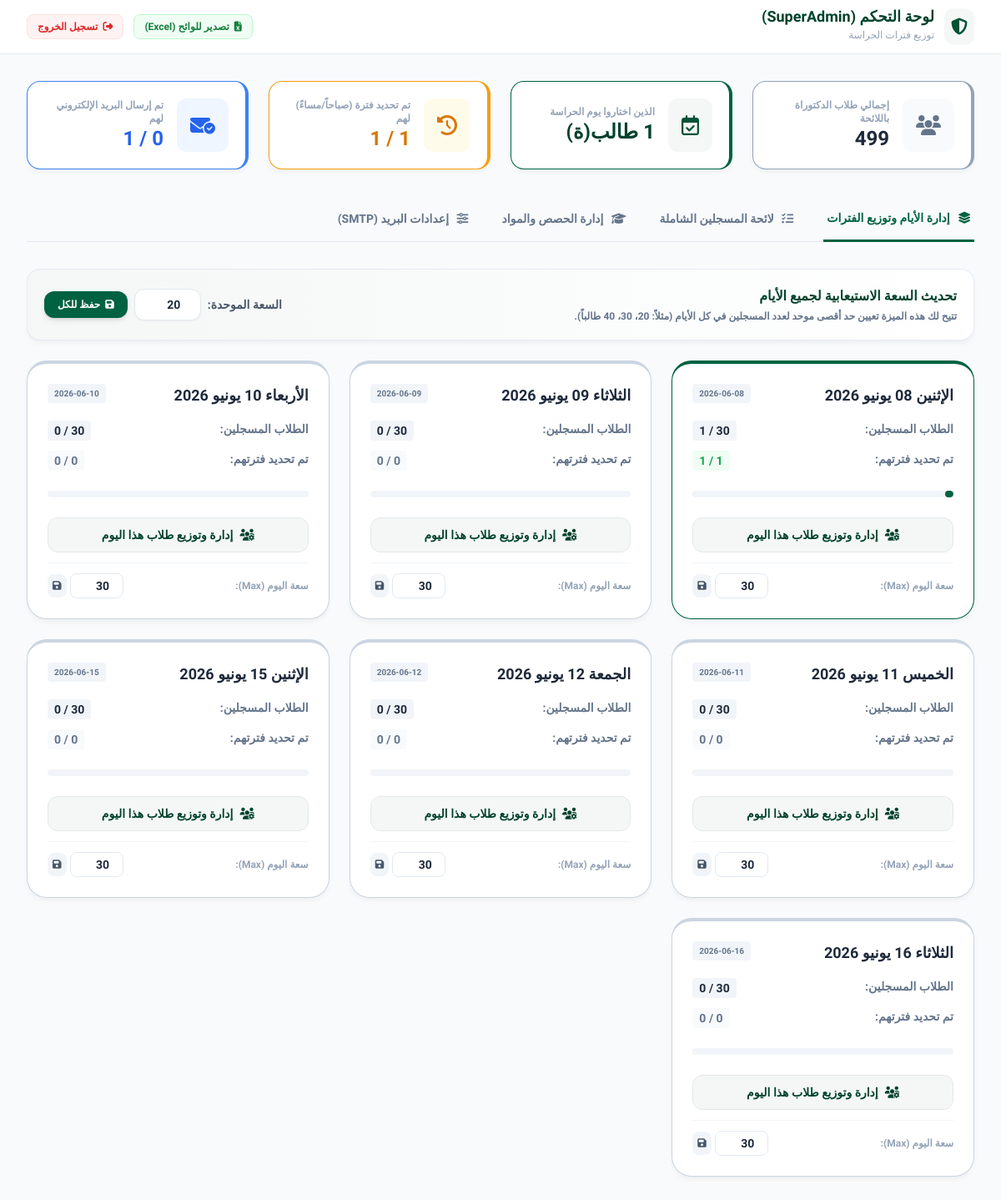
Page /admin (signed in) on the committed database.
### tables this page shows
CREATE TABLE days (
        id INTEGER PRIMARY KEY AUTOINCREMENT,
        day_label TEXT NOT NULL UNIQUE,
        day_date TEXT NOT NULL,
        max_capacity INTEGER DEFAULT 20,
        is_active INTEGER DEFAULT 1
    );

### app.py (the view)
@app.route('/admin')
def admin_dashboard():
    if not session.get('admin_logged_in'):
        return redirect(url_for('admin_login'))
    conn = get_db()
    cursor = conn.cursor()
    cursor.execute('''
        SELECT s.*, se.track, se.module_name, se.time_slot, se.semester, se.group_label
        FROM students s
        LEFT JOIN sessions se ON s.assigned_session_id = se.id
        WHERE s.chosen_day IS NOT NULL
        ORDER BY s.chosen_day, se.time_slot, s.nom_complet
    ''')
    registered = [dict(row) for row in cursor.fetchall()]
    cursor.execute("SELECT COUNT(*) as cnt FROM students")
    total_students = cursor.fetchone()['cnt']
    cursor.execute('''
        SELECT d.*,
               (SELECT COUNT(*) FROM students s WHERE s.chosen_day = d.day_label) as registered_count,
               (SELECT COUNT(*) FROM students s WHERE s.chosen_day = d.day_label AND s.assigned_period IS NOT NULL) as assigned_count
        FROM days d
        ORDER BY d.day_date
    ''')
    days = [dict(row) for row in cursor.fetchall()]
    cursor.execute("SELECT * FROM sessions ORDER BY day_label, track, time_slot")
    all_sessions = [dict(row) for row in cursor.fetchall()]
    conn.close()
    settings = get_settings()
    total_registered = len(registered)
    total_assigned = sum(1 for s in registered if s['assigned_period'] or s['assigned_session_id'])
    total_emailed = sum(1 for s in registered if s['email_sent'] == 1)
    return render_template(
        'admin.html',
        registered=registered,
        days=days,
        sessions=all_sessions,
        settings=settings,
        total_students=total_students,
        total_registered=total_registered,
        total_assigned=total_assigned,
        total_emailed=total_emailed
    )

### app.py (called while the page is built)
def get_db():
    conn = sqlite3.connect(DB_PATH)
    conn.row_factory = sqlite3.Row
    return conn

def get_settings():
    conn = get_db()
    cursor = conn.cursor()
    cursor.execute("SELECT key, value FROM settings")
    settings = {row['key']: row['value'] for row in cursor.fetchall()}
    conn.close()
    return settings

### templates/admin.html (shortened to what this page needs)
<!DOCTYPE html>
<html lang="ar" dir="rtl">
<head>
    <link rel="stylesheet" href="https://cdnjs.cloudflare.com/ajax/libs/font-awesome/6.4.0/css/all.min.css">
    <script src="https://cdn.tailwindcss.com"></script>
</head>
<body class="text-slate-800 pb-12">
    <header class="bg-white border-b border-slate-200 sticky top-0 z-30">
        <div class="max-w-7xl mx-auto px-4 sm:px-6 lg:px-8">
            <div class="flex justify-between h-16 items-center">
                <div class="flex items-center gap-3">
                    <span class="p-2 bg-brand-50 rounded-xl text-brand-600">
                        <i class="fa-solid fa-shield-halved text-xl"></i>
                    </span>
                    <div>
                        <h1 class="text-lg font-extrabold text-brand-700 font-tajawal leading-none">لوحة التحكم (SuperAdmin)</h1>
                        <span class="text-xs text-slate-400">توزيع فترات الحراسة</span>
                    </div>
                </div>
                <div class="flex items-center gap-3">
                    <a href="{{ url_for('export_csv') }}" class="px-3 py-1.5 bg-green-50 text-green-700 text-xs font-bold rounded-lg border border-green-200 hover:bg-green-100 transition-colors flex items-center gap-1.5">
                        <i class="fa-solid fa-file-excel"></i> تصدير للوائح (Excel)
                    </a>
                    <a href="{{ url_for('admin_logout') }}" class="px-3 py-1.5 bg-red-50 text-red-600 text-xs font-bold rounded-lg border border-red-100 hover:bg-red-100 transition-colors flex items-center gap-1.5">
                        <i class="fa-solid fa-right-from-bracket"></i> تسجيل الخروج
                    </a>
                </div>
            </div>
        </div>
    </header>
    <main class="max-w-7xl mx-auto px-4 sm:px-6 lg:px-8 py-8">
        <div class="grid grid-cols-1 sm:grid-cols-2 lg:grid-cols-4 gap-6 mb-8">
            <div class="glass-card rounded-2xl p-5 flex items-center gap-4 border-r-4 border-slate-400">
                <div class="p-4 bg-slate-50 rounded-xl text-slate-500"><i class="fa-solid fa-users text-2xl"></i></div>
                <div>
                    <span class="block text-xs font-bold text-slate-400">إجمالي طلاب الدكتوراة باللائحة</span>
                    <span class="text-2xl font-extrabold text-slate-800">{{ total_students }}</span>
                </div>
            </div>
            <div class="glass-card rounded-2xl p-5 flex items-center gap-4 border-r-4 border-brand-500">
                <div class="p-4 bg-brand-50 rounded-xl text-brand-600"><i class="fa-regular fa-calendar-check text-2xl"></i></div>
                <div>
                    <span class="block text-xs font-bold text-slate-400">الذين اختاروا يوم الحراسة</span>
                    <span class="text-2xl font-extrabold text-brand-700">{{ total_registered }} طالب(ة)</span>
                </div>
            </div>
            <div class="glass-card rounded-2xl p-5 flex items-center gap-4 border-r-4 border-amber-500">
                <div class="p-4 bg-amber-50 rounded-xl text-amber-600"><i class="fa-solid fa-clock-rotate-left text-2xl"></i></div>
                <div>
                    <span class="block text-xs font-bold text-slate-400">تم تحديد فترة (صباحاً/مساءً) لهم</span>
                    <span class="text-2xl font-extrabold text-amber-600">{{ total_assigned }} / {{ total_registered }}</span>
                </div>
            </div>
            <div class="glass-card rounded-2xl p-5 flex items-center gap-4 border-r-4 border-blue-500">
                <div class="p-4 bg-blue-50 rounded-xl text-blue-600"><i class="fa-solid fa-envelope-circle-check text-2xl"></i></div>
                <div>
                    <span class="block text-xs font-bold text-slate-400">تم إرسال البريد الإلكتروني لهم</span>
                    <span class="text-2xl font-extrabold text-blue-600">{{ total_emailed }} / {{ total_assigned }}</span>
                </div>
            </div>
        </div>
        <div class="border-b border-slate-200 mb-8">
            <nav class="flex gap-8 -mb-px text-sm font-bold">
                <button onclick="switchTab('days-tab')" id="days-tab-btn" class="tab-btn py-4 px-1 border-b-2 border-transparent text-slate-500 hover:text-brand-600 transition-all active">
                    <i class="fa-solid fa-layer-group ml-1.5"></i> إدارة الأيام وتوزيع الفترات
                </button>
                <button onclick="switchTab('all-students-tab')" id="all-students-tab-btn" class="tab-btn py-4 px-1 border-b-2 border-transparent text-slate-500 hover:text-brand-600 transition-all">
                    <i class="fa-solid fa-list-check ml-1.5"></i> لائحة المسجلين الشاملة
                </button>
                <button onclick="switchTab('sessions-tab')" id="sessions-tab-btn" class="tab-btn py-4 px-1 border-b-2 border-transparent text-slate-500 hover:text-brand-600 transition-all">
                    <i class="fa-solid fa-graduation-cap ml-1.5"></i> إدارة الحصص والمواد
                </button>
                <button onclick="switchTab('settings-tab')" id="settings-tab-btn" class="tab-btn py-4 px-1 border-b-2 border-transparent text-slate-500 hover:text-brand-600 transition-all">
                    <i class="fa-solid fa-sliders ml-1.5"></i> إعدادات البريد (SMTP)
                </button>
            </nav>
        </div>
        <section id="days-tab-content" class="tab-content">
            <div class="glass-card rounded-2xl p-5 mb-6 flex flex-col sm:flex-row justify-between items-center gap-4 bg-gradient-to-r from-brand-50 to-white">
                <div>
                    <h3 class="font-bold text-brand-700 text-base">تحديث السعة الاستيعابية لجميع الأيام</h3>
                    <p class="text-xs text-slate-500 font-bold mt-1">تتيح لك هذه الميزة تعيين حد أقصى موحد لعدد المسجلين في كل الأيام (مثلاً: 20، 30، 40 طالباً).</p>
                </div>
                <div class="flex items-center gap-2">
                    <label class="text-sm font-bold text-slate-600">السعة الموحدة:</label>
                    <input type="number" id="global-capacity-input" value="20" min="1"
                           class="w-20 px-3 py-2 bg-white border border-slate-200 rounded-xl outline-none text-center font-bold text-sm focus:border-brand-500 shadow-sm">
                    <button onclick="updateAllDaysCapacity(this)" class="px-4 py-2 bg-brand-500 hover:bg-brand-600 text-white text-xs font-bold rounded-xl shadow-md transition-all flex items-center gap-1.5">
                        <i class="fa-solid fa-floppy-disk"></i> حفظ للكل
                    </button>
                </div>
            </div>
            <div class="grid grid-cols-1 md:grid-cols-2 lg:grid-cols-3 gap-6">
                {% for day in days %}
                    <div class="glass-card rounded-3xl p-6 relative overflow-hidden border-t-4 {% if day.registered_count >= day.max_capacity %}border-red-500{% elif day.registered_count > 0 %}border-brand-500{% else %}border-slate-300{% endif %}">
                        <div class="flex justify-between items-start mb-4">
                            <h3 class="text-lg font-extrabold text-slate-800 font-tajawal">{{ day.day_label }}</h3>
                            <span class="inline-flex items-center gap-1 text-[10px] font-bold px-2 py-1 rounded bg-slate-100 text-slate-500" dir="ltr">
                                {{ day.day_date }}
                            </span>
                        </div>
                        <div class="space-y-3 mb-6">
                            <div class="flex justify-between text-sm">
                                <span class="font-bold text-slate-500">الطلاب المسجلين:</span>
                                <span class="font-bold text-slate-800 bg-slate-100 px-2 py-0.5 rounded" dir="ltr">{{ day.registered_count }} / {{ day.max_capacity }}</span>
                            </div>
                            <div class="flex justify-between text-sm">
                                <span class="font-bold text-slate-500">تم تحديد فترتهم:</span>
                                <span class="font-bold {% if day.assigned_count == day.registered_count and day.registered_count > 0 %}text-green-600 bg-green-50{% elif day.assigned_count > 0 %}text-amber-600 bg-amber-50{% else %}text-slate-500 bg-slate-50{% endif %} px-2 py-0.5 rounded" dir="ltr">{{ day.assigned_count }} / {{ day.registered_count }}</span>
                            </div>
                        </div>
                        <div class="w-full bg-slate-100 rounded-full h-2 mb-6 overflow-hidden">
                            <div class="h-2 rounded-full {% if day.registered_count >= day.max_capacity %}bg-red-500{% else %}bg-brand-500{% endif %}" style="width: {{ (day.registered_count / day.max_capacity) * 100 }}%"></div>
                        </div>
                        <div class="flex flex-col gap-3">
                            <a href="{{ url_for('admin_day_detail', day_label=day.day_label) }}" class="w-full py-2.5 bg-brand-50 hover:bg-brand-500 text-brand-700 hover:text-white border border-brand-200 text-sm font-bold rounded-xl transition-colors text-center flex justify-center items-center gap-2">
                                <i class="fa-solid fa-users-gear"></i> إدارة وتوزيع طلاب هذا اليوم
                            </a>
                            <div class="pt-3 border-t border-slate-100 flex items-center justify-between gap-2">
                                <label class="text-xs font-bold text-slate-400">سعة اليوم (Max):</label>
                                <div class="flex items-center gap-1">
                                    <input type="number" id="capacity-input-{{ day.id }}" value="{{ day.max_capacity }}" min="1"
                                           class="w-16 px-2 py-1 border border-slate-200 rounded-lg text-center font-bold text-sm outline-none focus:border-brand-500">
                                    <button onclick="updateDayCapacity({{ day.id }}, this)"
                                            class="p-1.5 bg-slate-100 hover:bg-slate-200 text-slate-600 rounded-lg transition-all text-xs font-bold" title="حفظ السعة">
                                        <i class="fa-solid fa-floppy-disk"></i>
                                    </button>
                                </div>
                            </div>
                        </div>
                    </div>
                {% endfor %}
            </div>
        </section>
    </main>
</body>
</html>

### templates/admin.html (style rules this page uses)
body { font-family: 'Cairo', 'Tajawal', sans-serif; background-color: #f8fafc; }
.glass-card { background: white; border: 1px solid rgba(226, 232, 240, 0.8); box-shadow: 0 4px 6px -1px rgba(0,0,0,0.05); }
.tab-btn.active { color: #006241; border-bottom: 3px solid #006241; }

### rows in the picture
days: day_label "الإثنين 08 يونيو 2026", day_date "2026-06-08", registered_count "1", max_capacity "30", assigned_count "1"
days: day_label "الثلاثاء 09 يونيو 2026", day_date "2026-06-09", registered_count "0", max_capacity "30", assigned_count "0"
days: day_label "الأربعاء 10 يونيو 2026", day_date "2026-06-10", registered_count "0", max_capacity "30", assigned_count "0"
days: day_label "الخميس 11 يونيو 2026", day_date "2026-06-11", registered_count "0", max_capacity "30", assigned_count "0"
days: day_label "الجمعة 12 يونيو 2026", day_date "2026-06-12", registered_count "0", max_capacity "30", assigned_count "0"
days: day_label "الإثنين 15 يونيو 2026", day_date "2026-06-15", registered_count "0", max_capacity "30", assigned_count "0"
days: day_label "الثلاثاء 16 يونيو 2026", day_date "2026-06-16", registered_count "0", max_capacity "30", assigned_count "0"

### other values in the picture
{{ total_students }} "499"
{{ total_registered }} "1"
{{ total_assigned }} "1"
